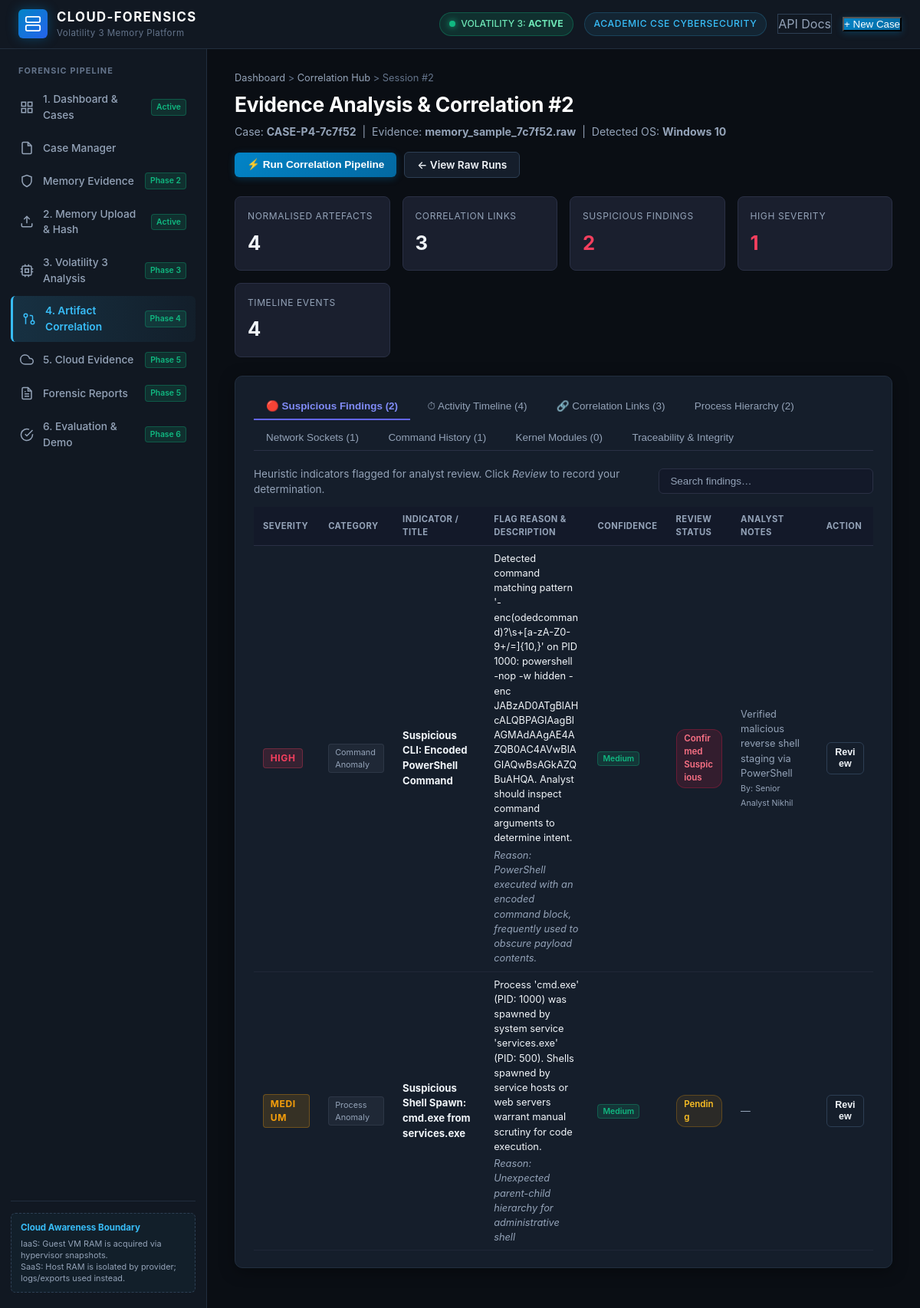
Page /correlation/2 on the committed database.
### tables this page shows
CREATE TABLE analysis_sessions (
                id                 INTEGER PRIMARY KEY AUTOINCREMENT,
                evidence_id        INTEGER NOT NULL,
                case_id            INTEGER NOT NULL,
                volatility_version TEXT NOT NULL,
                detected_os        TEXT,
                os_confidence      TEXT DEFAULT 'Unknown',
                integrity_verified INTEGER DEFAULT 0,
                integrity_hash     TEXT,
                total_plugins      INTEGER DEFAULT 0,
                plugins_ok         INTEGER DEFAULT 0,
                plugins_empty      INTEGER DEFAULT 0,
                plugins_failed     INTEGER DEFAULT 0,
                plugins_unsupported INTEGER DEFAULT 0,
                started_at         TEXT NOT NULL,
                completed_at       TEXT,
                status             TEXT NOT NULL DEFAULT 'Running',
                FOREIGN KEY (evidence_id) REFERENCES evidence(id) ON DELETE CASCADE,
                FOREIGN KEY (case_id)     REFERENCES cases(id)    ON DELETE CASCADE
            );

CREATE TABLE cases (
                id INTEGER PRIMARY KEY AUTOINCREMENT,
                case_number TEXT UNIQUE NOT NULL,
                title TEXT NOT NULL,
                description TEXT,
                investigator TEXT NOT NULL,
                environment_type TEXT NOT NULL DEFAULT 'IaaS (Virtual Machine)',
                status TEXT NOT NULL DEFAULT 'Open',
                priority TEXT NOT NULL DEFAULT 'Medium',
                created_at TEXT NOT NULL,
                updated_at TEXT NOT NULL
            );

CREATE TABLE evidence (
                id INTEGER PRIMARY KEY AUTOINCREMENT,
                case_id INTEGER NOT NULL,
                filename TEXT NOT NULL,
                stored_path TEXT NOT NULL,
                file_size_bytes INTEGER NOT NULL,
                sha256_hash TEXT NOT NULL,
                evidence_type TEXT NOT NULL DEFAULT 'IaaS Memory Image',
                acquisition_source TEXT DEFAULT 'Guest VM Dump',
                acquisition_notes TEXT,
                uploaded_at TEXT NOT NULL, stored_filename TEXT NOT NULL DEFAULT '', file_extension TEXT NOT NULL DEFAULT '', acquisition_method TEXT DEFAULT 'Hypervisor Snapshot', operating_system TEXT, acquisition_datetime TEXT, investigator_notes TEXT, integrity_status TEXT DEFAULT 'Not Verified', last_verified_at TEXT,
                FOREIGN KEY (case_id) REFERENCES cases(id) ON DELETE CASCADE
            );

CREATE TABLE findings (
                id INTEGER PRIMARY KEY AUTOINCREMENT,
                case_id INTEGER NOT NULL,
                evidence_id INTEGER,
                category TEXT NOT NULL,
                severity TEXT NOT NULL DEFAULT 'Medium',
                title TEXT NOT NULL,
                description TEXT NOT NULL,
                flag_reason TEXT NOT NULL,
                confidence TEXT NOT NULL DEFAULT 'Medium',
                related_artefacts TEXT,
                created_at TEXT NOT NULL, session_id INTEGER, source_plugin TEXT, review_status TEXT DEFAULT 'Pending', analyst_notes TEXT, reviewed_at TEXT, reviewed_by TEXT,
                FOREIGN KEY (case_id) REFERENCES cases(id) ON DELETE CASCADE,
                FOREIGN KEY (evidence_id) REFERENCES evidence(id) ON DELETE SET NULL
            );

### app/routers/correlation.py (the view)
@router.get("/correlation/{session_id}", response_class=HTMLResponse, tags=["Correlation UI"])
async def correlation_dashboard_page(request: Request, session_id: int):
    session = get_analysis_session(session_id)
    if not session:
        raise HTTPException(status_code=404, detail=f"Analysis session {session_id} not found.")
    artefacts = get_artefacts_by_session(session_id)
    links = get_correlations_by_session(session_id)
    findings = get_findings_by_session(session_id)
    timeline = get_timeline_by_session(session_id)
    procs = [a for a in artefacts if a["artefact_type"] == "process"]
    nets = [a for a in artefacts if a["artefact_type"] == "network"]
    cmds = [a for a in artefacts if a["artefact_type"] == "command"]
    mods = [a for a in artefacts if a["artefact_type"] == "module"]
    sev_counts = {"High": 0, "Medium": 0, "Low": 0}
    for f in findings:
        s = f.get("severity", "Medium")
        sev_counts[s] = sev_counts.get(s, 0) + 1
    return templates.TemplateResponse(
        request=request,
        name="correlation.html",
        context={
            "request": request,
            "title": f"Correlation & Findings #{session_id} | {APP_TITLE}",
            "active_tab": "correlation",
            "session": session,
            "artefacts_count": len(artefacts),
            "processes": procs,
            "networks": nets,
            "commands": cmds,
            "modules": mods,
            "links": links,
            "findings": findings,
            "timeline": timeline,
            "severity_counts": sev_counts,
        },
    )

### app/templates/correlation.html (shortened to what this page needs)
{% extends "base.html" %}
{% block content %}
<link rel="stylesheet" href="/static/css/phase3.css">
<link rel="stylesheet" href="/static/css/phase4.css">
<div class="evidence-page">
  <div class="page-header">
    <div class="header-titles">
      <div class="breadcrumb">
        <a href="/">Dashboard</a> &gt;
        <a href="/correlation">Correlation Hub</a> &gt;
        <span>Session #{{ session.id }}</span>
      </div>
      <h1 class="page-title">Evidence Analysis &amp; Correlation #{{ session.id }}</h1>
      <p class="page-subtitle">
        Case: <strong>{{ session.case_number }}</strong> &nbsp;|&nbsp;
        Evidence: <strong>{{ session.filename }}</strong> &nbsp;|&nbsp;
        Detected OS: <strong>{{ session.detected_os or 'Unknown' }}</strong>
      </p>
    </div>
    <div class="header-actions">
      <button id="runPipelineBtn" class="btn btn-primary" onclick="runCorrelationPipeline({{ session.id }})">
        &#9889; Run Correlation Pipeline
      </button>
      <a href="/analysis/{{ session.id }}" class="btn btn-secondary" style="text-decoration:none;">
        &#8592; View Raw Runs
      </a>
    </div>
  </div>
  <div class="phase4-metrics">
    <div class="p4-card">
      <span class="p4-card-title">Normalised Artefacts</span>
      <span class="p4-card-val">{{ artefacts_count }}</span>
    </div>
    <div class="p4-card">
      <span class="p4-card-title">Correlation Links</span>
      <span class="p4-card-val">{{ links|length }}</span>
    </div>
    <div class="p4-card">
      <span class="p4-card-title">Suspicious Findings</span>
      <span class="p4-card-val {% if severity_counts.High > 0 %}high{% elif severity_counts.Medium > 0 %}med{% else %}ok{% endif %}">
        {{ findings|length }}
      </span>
    </div>
    <div class="p4-card">
      <span class="p4-card-title">High Severity</span>
      <span class="p4-card-val high">{{ severity_counts.High }}</span>
    </div>
    <div class="p4-card">
      <span class="p4-card-title">Timeline Events</span>
      <span class="p4-card-val">{{ timeline|length }}</span>
    </div>
  </div>
  <div class="section-card">
    <div class="result-tabs">
      <button class="result-tab-btn active" data-tab="findings" onclick="switchCorrelationTab('findings')">
        &#128308; Suspicious Findings ({{ findings|length }})
      </button>
      <button class="result-tab-btn" data-tab="timeline" onclick="switchCorrelationTab('timeline')">
        &#9201; Activity Timeline ({{ timeline|length }})
      </button>
      <button class="result-tab-btn" data-tab="links" onclick="switchCorrelationTab('links')">
        &#128279; Correlation Links ({{ links|length }})
      </button>
      <button class="result-tab-btn" data-tab="processes" onclick="switchCorrelationTab('processes')">
        Process Hierarchy ({{ processes|length }})
      </button>
      <button class="result-tab-btn" data-tab="networks" onclick="switchCorrelationTab('networks')">
        Network Sockets ({{ networks|length }})
      </button>
      <button class="result-tab-btn" data-tab="commands" onclick="switchCorrelationTab('commands')">
        Command History ({{ commands|length }})
      </button>
      <button class="result-tab-btn" data-tab="modules" onclick="switchCorrelationTab('modules')">
        Kernel Modules ({{ modules|length }})
      </button>
      <button class="result-tab-btn" data-tab="traceability" onclick="switchCorrelationTab('traceability')">
        Traceability &amp; Integrity
      </button>
    </div>
    <div class="result-tab-panel active" data-tab="findings">
      <div style="display:flex;justify-content:space-between;align-items:center;margin-bottom:0.8rem;">
        <span style="font-size:0.85rem;color:var(--text-secondary);">
          Heuristic indicators flagged for analyst review. Click <em>Review</em> to record your determination.
        </span>
        <input class="tab-search" style="max-width:280px;margin-bottom:0;" type="text"
               placeholder="Search findings…" oninput="filterCorrelationTable(this, 'findingsTable')">
      </div>
      {% if findings %}
      <div style="overflow-x:auto;">
        <table class="parsed-table" id="findingsTable">
          <thead>
            <tr>
              <th>Severity</th>
              <th>Category</th>
              <th>Indicator / Title</th>
              <th>Flag Reason &amp; Description</th>
              <th>Confidence</th>
              <th>Review Status</th>
              <th>Analyst Notes</th>
              <th>Action</th>
            </tr>
          </thead>
          <tbody>
            {% for f in findings %}
            <tr>
              <td>
                <span class="severity-badge {{ f.severity|lower }}">{{ f.severity }}</span>
              </td>
              <td><span class="cat-badge">{{ f.category }}</span></td>
              <td><strong>{{ f.title }}</strong></td>
              <td style="font-size:0.8rem;max-width:320px;">
                <div>{{ f.description }}</div>
                <div style="color:var(--text-secondary);font-style:italic;margin-top:0.2rem;">
                  Reason: {{ f.flag_reason }}
                </div>
              </td>
              <td><span class="badge-active">{{ f.confidence }}</span></td>
              <td>
                <span class="review-badge {{ f.review_status|lower|replace(' ', '-') }}">
                  {{ f.review_status }}
                </span>
              </td>
              <td style="font-size:0.8rem;color:var(--text-secondary);">
                {{ f.analyst_notes or '—' }}
                {% if f.reviewed_by %}<br><small>By: {{ f.reviewed_by }}</small>{% endif %}
              </td>
              <td>
                <button class="btn btn-sm btn-secondary"
                        onclick="openReviewModal({{ f.id }}, '{{ f.review_status }}', '{{ f.analyst_notes or '' }}')">
                  Review
                </button>
              </td>
            </tr>
            {% endfor %}
          </tbody>
        </table>
      </div>
      {% else %}
      <div class="empty-state" style="padding:2rem;text-align:center;color:var(--text-secondary);">
        No suspicious findings flagged yet. Run the pipeline to analyze normalized artefacts.
      </div>
      {% endif %}
    </div>
  </div>
</div>
{% endblock %}

### app/static/css/style.css (style rules this page uses)
:root { --bg-primary: #0a0e14; --bg-surface: #111822; --bg-card: #151e2b; --bg-card-hover: #1b2636; --border-subtle: #212e3e; --border-strong: #2d3f54; --cyan: #38bdf8; --cyan-glow: rgba(56, 189, 248, 0.15); --blue: #2563eb; --emerald: #10b981; --emerald-glow: rgba(16, 185, 129, 0.15); --amber: #f59e0b; --amber-glow: rgba(245, 158, 11, 0.15); --rose: #ef4444; --rose-glow: rgba(239, 68, 68, 0.15); --purple: #a855f7; --text-primary: #f1f5f9; --text-secondary: #94a3b8; --text-muted: #64748b; --text-dark: #0f172a; --font-sans: -apple-system, BlinkMacSystemFont, "Segoe UI", Roboto, Helvetica, Arial, sans-serif; --font-mono: ui-monospace, SFMono-Regular, Menlo, Monaco, Consolas, "Liberation Mono", "Courier New", monospace; --radius-sm: 6px; --radius-md: 10px; --radius-lg: 14px; --shadow-card: 0 4px 20px rgba(0, 0, 0, 0.35); }
* { box-sizing: border-box; margin: 0; padding: 0; }
body.cyber-theme { background-color: var(--bg-primary); color: var(--text-primary); font-family: var(--font-sans); line-height: 1.5; min-height: 100vh; display: flex; flex-direction: column; }
a { color: var(--cyan); text-decoration: none; transition: color 0.15s ease; }
.badge-active { font-size: 0.65rem; background: var(--emerald-glow); color: var(--emerald); border: 1px solid rgba(16, 185, 129, 0.3); padding: 2px 6px; border-radius: 4px; font-weight: 600; }
.page-header { display: flex; justify-content: space-between; align-items: flex-start; margin-bottom: 24px; flex-wrap: wrap; gap: 16px; }
.page-title { font-size: 1.65rem; font-weight: 700; color: #fff; letter-spacing: -0.01em; }
.page-subtitle { font-size: 0.88rem; color: var(--text-secondary); margin-top: 4px; }
.header-actions { display: flex; align-items: center; gap: 10px; }
.breadcrumb { font-size: 0.8rem; color: var(--text-muted); margin-bottom: 6px; }
.breadcrumb a { color: var(--text-secondary); }
.btn { display: inline-flex; align-items: center; gap: 8px; font-size: 0.85rem; font-weight: 600; padding: 8px 16px; border-radius: var(--radius-sm); border: none; cursor: pointer; transition: all 0.15s ease; text-decoration: none; line-height: 1.2; }
.btn-primary, .primary-btn { background: linear-gradient(135deg, #0284c7, #0369a1); color: #fff; box-shadow: 0 2px 10px rgba(2, 132, 199, 0.3); }
.btn-secondary { background-color: var(--bg-card); border: 1px solid var(--border-strong); color: var(--text-primary); }
.btn-sm { padding: 5px 10px; font-size: 0.78rem; }
.section-card { background-color: var(--bg-card); border: 1px solid var(--border-subtle); border-radius: var(--radius-md); padding: 22px 24px; margin-bottom: 24px; box-shadow: var(--shadow-card); }

### app/static/css/phase3.css (style rules this page uses)
.cat-badge { display: inline-block; font-size: .68rem; padding: .1rem .5rem; border-radius: 4px; background: rgba(148,163,184,.08); color: var(--text-secondary, #94a3b8); border: 1px solid rgba(148,163,184,.12); }
.result-tabs { display: flex; gap: .4rem; border-bottom: 1px solid var(--border-color, #2a3045); margin-bottom: 1.2rem; flex-wrap: wrap; }
.result-tab-btn { background: none; border: none; border-bottom: 2px solid transparent; color: var(--text-secondary, #94a3b8); cursor: pointer; font-size: .84rem; padding: .55rem 1rem; margin-bottom: -1px; transition: color .15s, border-color .15s; }
.result-tab-btn.active { color: #818cf8; border-bottom-color: #6366f1; font-weight: 600; }
.result-tab-panel { display: none; }
.result-tab-panel.active { display: block; }
.parsed-table { width: 100%; border-collapse: collapse; font-size: .82rem; }
.parsed-table th { background: var(--surface-3, #131929); color: var(--text-secondary, #94a3b8); font-size: .7rem; text-transform: uppercase; letter-spacing: .04em; padding: .5rem .75rem; text-align: left; border-bottom: 1px solid var(--border-color, #2a3045); }
.parsed-table td { padding: .45rem .75rem; border-bottom: 1px solid rgba(42,48,69,.5); color: var(--text-primary, #e2e8f0); word-break: break-word; max-width: 300px; }
.tab-search { width: 100%; padding: .5rem .9rem; background: var(--surface-3, #131929); border: 1px solid var(--border-color, #2a3045); border-radius: 6px; color: var(--text-primary, #e2e8f0); font-size: .84rem; margin-bottom: .9rem; box-sizing: border-box; }
.tab-search::placeholder { color: var(--text-secondary, #94a3b8); }

### rows in the picture
analysis_sessions: id "2", detected_os "Windows 10"
cases: case_number "CASE-P4-7c7f52"
evidence: filename "memory_sample_7c7f52.raw"
findings: severity "HIGH", category "Command Anomaly", title "Suspicious CLI: Encoded PowerShell Command", description "Detected command matching pattern '-enc(odedcommand)?\\s+[a-zA-Z0-9+/=]{10,}' on PID 1000: powershell -nop -w hidden -enc JABzAD0ATgBlAHcALQBPAGIAagBlAGMAdAAgAE4AZQB0AC4AVwBlAGIAQwBsAGkAZQBuAHQA. Analyst should inspect command arguments to determine intent.", flag_reason "PowerShell executed with an encoded command block, frequently used to obscure payload contents.", confidence "Medium", review_status "Confirmed Suspicious", analyst_notes "Verified malicious reverse shell staging via PowerShell", reviewed_by "Senior Analyst Nikhil"
findings: severity "MEDIUM", category "Process Anomaly", title "Suspicious Shell Spawn: cmd.exe from services.exe", description "Process 'cmd.exe' (PID: 1000) was spawned by system service 'services.exe' (PID: 500). Shells spawned by service hosts or web servers warrant manual scrutiny for code execution.", flag_reason "Unexpected parent-child hierarchy for administrative shell", confidence "Medium", review_status "Pending", analyst_notes "—"

### other values in the picture
{{ artefacts_count }} "4"
{{ links|length }} "3"
{{ findings|length }} "2"
{{ severity_counts.High }} "1"
{{ timeline|length }} "4"
{{ processes|length }} "2"
{{ networks|length }} "1"
{{ commands|length }} "1"
{{ modules|length }} "0"
